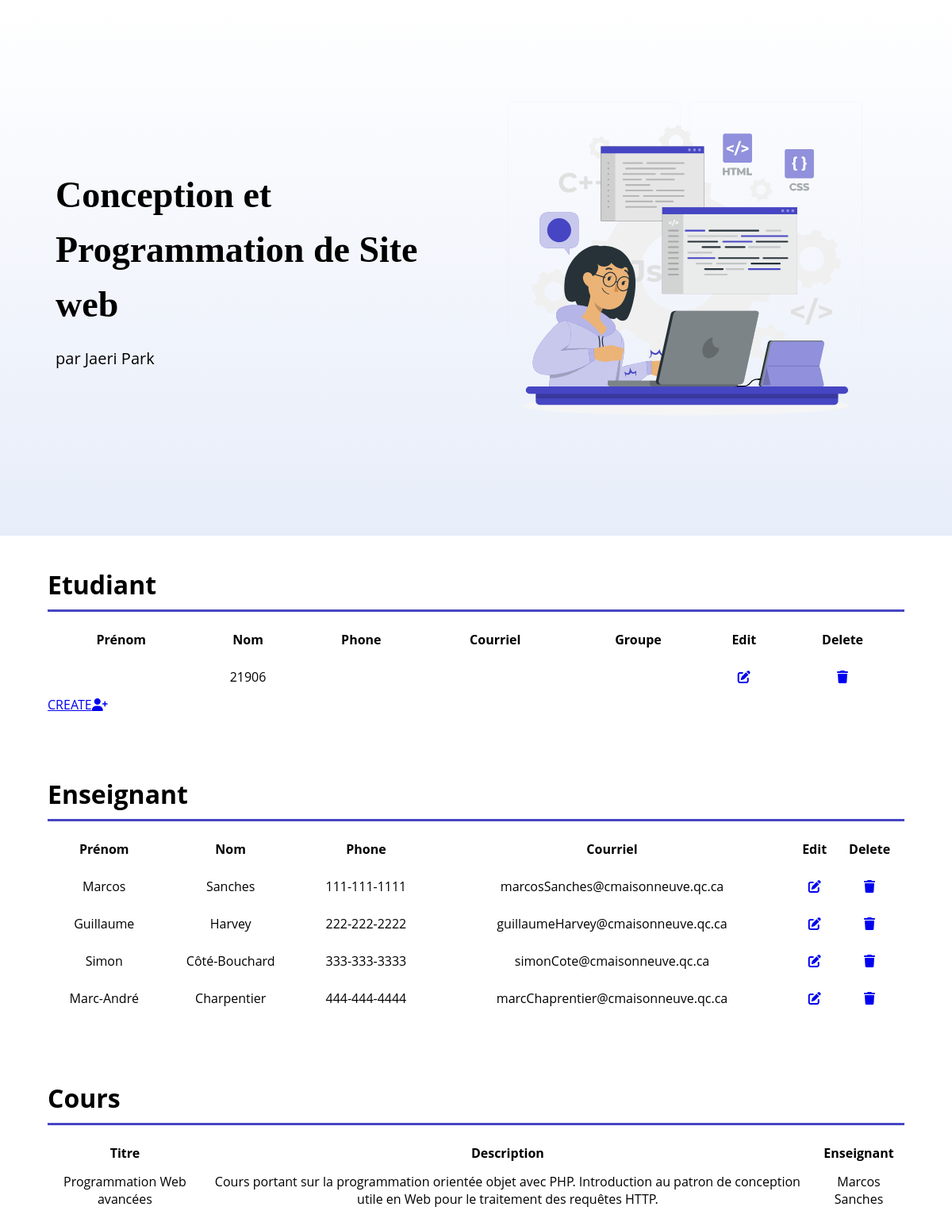
The page / on the database its author committed.
### tables this page shows
CREATE TABLE IF NOT EXISTS `groupe` (
  `idgroupe` int(11) NOT NULL,
  `nom` varchar(45) NOT NULL,
  PRIMARY KEY (`idgroupe`)
);

CREATE TABLE IF NOT EXISTS `enseignant` (
  `idenseignant` int(11) NOT NULL AUTO_INCREMENT,
  `prenom` varchar(30) NOT NULL,
  `nom` varchar(30) NOT NULL,
  `phone` varchar(20) NOT NULL,
  `courriel` varchar(100) NOT NULL,
  PRIMARY KEY (`idenseignant`)
);

### class/Groupe.php (called while the page is built, shortened)
<?php
class Groupe extends PDO{
    public function select($table, $champOrdre = null, $ordre = null){
        $sql="SELECT * FROM $table";
        $query = $this->query($sql);
        return $query->fetchAll();
    }
}

### class/Enseignant.php (called while the page is built, shortened)
<?php
class Enseignant extends PDO{
    public function select($table, $champOrdre = null, $ordre = null){
        if($champOrdre == null){
            $sql= "SELECT * FROM $table";
        }else{
            $sql = "SELECT * FROM $table ORDER BY $champOrdre $ordre";
        }
        $query = $this->query($sql);
        return $query->fetchAll();
    }
}

### class/Cours.php (called while the page is built, shortened)
<?php
class Cours extends PDO{
    public function select($table, $champOrdre = null, $ordre = null){
        if($champOrdre == null){
            $sql = "SELECT titre, description, concat(enseignant.prenom, ' ', enseignant.nom) AS enseignant FROM $table LEFT JOIN enseignant ON enseignant_idenseignant = idenseignant";
        }else{
            $sql = "SELECT titre, description, concat(enseignant.prenom, ' ', enseignant.nom) AS enseignant FROM $table LEFT JOIN enseignant ON enseignant_idenseignant = idenseignant ORDER BY $champOrdre $ordre";
        }
        $query = $this->query($sql);
        return $query->fetchAll();
    }
}

### index.php (the view, shortened to what this page needs)
<?php
require_once "class/Groupe.php";
require_once "class/Enseignant.php";
require_once "class/Cours.php";
$groupe = new Groupe;
$selectStudent = $groupe->select("groupe");
$enseignant = new Enseignant;
$selectTeacher = $enseignant->select("enseignant");
$cours = new Cours;
$selectCours = $cours->select("cours");
?>
<!DOCTYPE html>
<html lang="en">
<head>
    <link rel="stylesheet" href="./assets/css/style.css">
    <link rel="stylesheet" href="https://cdnjs.cloudflare.com/ajax/libs/font-awesome/6.1.1/css/all.min.css" />
</head>
<body>
    <header class="header">
        <div class="container flex">
            <div class="header__text">
                <h1>Conception et Programmation de Site web</h1>
                <h3>par Jaeri Park</h3>
            </div>
            <div class="header__img">
                <img src="./assets/img/codinggirl.svg" alt="a girl working on a laptop" class="header__image">
            </div>
        </div>
    </header>
    <div class="list etudiant__list">
        <div class="px">
            <div class="container">
                <h1 class="list__title">Etudiant</h1>
                <table>
                    <thead>
                        <tr>
                            <th>Prénom</th>
                            <th>Nom</th>
                            <th>Phone</th>
                            <th>Courriel</th>
                            <th>Groupe</th>
                            <th>Edit</th>
                            <th>Delete</th>
                        </tr>
                    </thead>
                    <tbody>
                <?php
                    foreach($selectStudent as $row){
                ?>
                        <tr>
                            <td><?php echo $row["prenom"]; ?></td>
                            <td><?php echo $row["nom"]; ?></td>
                            <td><?php echo $row["phone"]; ?></td>
                            <td><?php echo $row["courriel"]; ?></td>
                            <td><?php echo $row["groupe_idgroupe"]; ?></td>
                            <td><a href="client-edit.php?idetudiant=<?php echo $row["idetudiant"];?>"><i class="fa-solid fa-pen-to-square"></i></a></td>
                            <td><a href="client-delete.php?idetudiant=<?php echo $row["idetudiant"];?>"><i class="fa-solid fa-trash"></i></a></td>
                        </tr>
                <?php
                    }
                ?>
                    </tbody>
                </table>
                <a href="client.php">CREATE<i class="fa-solid fa-user-plus"></i></a>
            </div>
        </div>
    </div>
    <div class="list enseignant__list">
        <div class="px">
            <div class="container">
                <h1 class="list__title">Enseignant</h1>
                <table>
                    <thead>
                        <tr>
                            <th>Prénom</th>
                            <th>Nom</th>
                            <th>Phone</th>
                            <th>Courriel</th>
                            <th>Edit</th>
                            <th>Delete</th>
                        </tr>
                    </thead>
                    <tbody>
                <?php
                    foreach($selectTeacher as $row){
                ?>
                        <tr>
                            <td><?php echo $row["prenom"]; ?></td>
                            <td><?php echo $row["nom"]; ?></td>
                            <td><?php echo $row["phone"]; ?></td>
                            <td><?php echo $row["courriel"]; ?></td>
                            <td><a href="client-edit.php?idenseignant=<?php echo $row["idenseignant"];?>"><i class="fa-solid fa-pen-to-square"></i></a></td>
                            <td><a href="client-delete.php?idenseignant=<?php echo $row["idenseignant"];?>"><i class="fa-solid fa-trash"></i></a></td>
                        </tr>
                <?php
                    }
                ?>
                    </tbody>
                </table>
            </div>
        </div>
    </div>
    <div class="list cours__list">
        <div class="px">
            <div class="container">
                <h1 class="list__title">Cours</h1>
                <table>
                    <thead>
                        <tr>
                            <th>Titre</th>
                            <th>Description</th>
                            <th>Enseignant</th>
                        </tr>
                    </thead>
                    <tbody>
                <?php
                    foreach($selectCours as $row){
                ?>
                        <tr>
                            <td><?php echo $row["titre"]; ?></td>
                            <td><?php echo $row["description"]; ?></td>
                            <td><?php echo $row["enseignant"]; ?></td>
                        </tr>
                <?php
                    }
                ?>
                    </tbody>
                </table>
            </div>
        </div>
    </div>
</body>
</html>

### assets/css/style.css (style rules this page uses)
body { margin: 0; font-family: Open Sans,Arial,sans-serif; }
h1, h2, h3, h4, h5, h6, p { margin: 0; }
table { width: 100%; }
tbody { text-align: center; }
tr { height: 45px; }
.px { padding: 0 5vw; }
.container { max-width: 1080px; margin: 0 auto; }
.flex { display: flex; justify-content: space-between; align-items: center; }
.list { padding: 40px 0; }
.header { background-image:linear-gradient(180deg,#ffffff 0%,#e7edf9 100%); padding: 70px; }
.header h1 { font-family: 'Merriweather',Georgia,"Times New Roman",serif; font-weight: 700; font-size: 46px; line-height: 1.5; }
.header h3 { margin-top: 20px; font-weight: 400; font-size: 20px; }
.header__text { width: 50%; }
.header__img { width: 50%; }
.list__title { border-bottom: 3px solid #4646c4; margin-bottom: 10px; padding-bottom: 10px; }

### rows shown on the page
groupe: nom "21906"
enseignant: prenom "Marcos", nom "Sanches", phone "111-111-1111", courriel "marcosSanches@cmaisonneuve.qc.ca"
enseignant: prenom "Guillaume", nom "Harvey", phone "222-222-2222", courriel "guillaumeHarvey@cmaisonneuve.qc.ca"
enseignant: prenom "Simon", nom "Côté-Bouchard", phone "333-333-3333", courriel "simonCote@cmaisonneuve.qc.ca"
enseignant: prenom "Marc-André", nom "Charpentier", phone "444-444-4444", courriel "marcChaprentier@cmaisonneuve.qc.ca"

### other values the page prints
$row["titre"] "Programmation Web avancées"
$row["description"] "Cours portant sur la programmation orientée objet avec PHP. Introduction au patron de conception utile en Web pour le traitement des requêtes HTTP."
$row["enseignant"] "Marcos Sanches"
